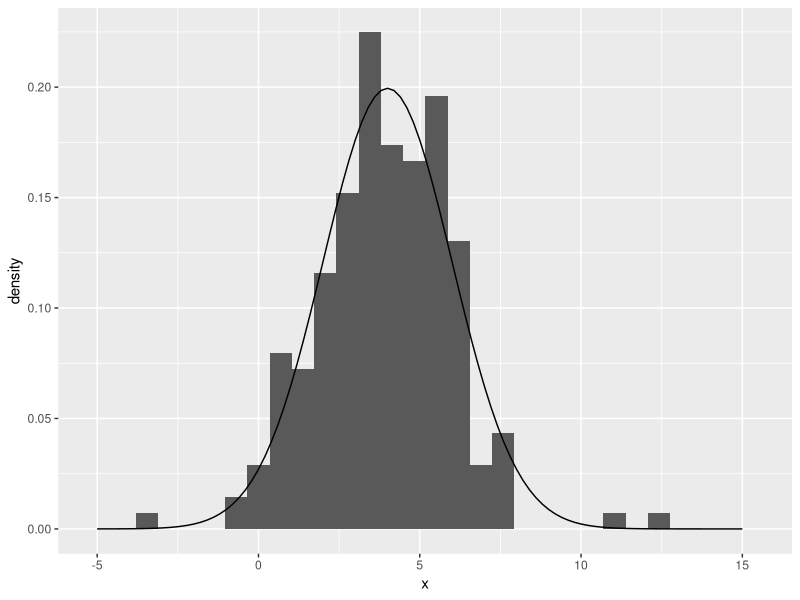

R code for this plot:
## ---- chunk 1
library(ggplot2)
## ---- chunk 2
x <- rnorm(200, 4, 2)
x <- data.frame(x)

p <- ggplot(x, aes(x=x)) + geom_histogram(aes(y=..density..))
## ---- chunk 3
x <- seq(-5, 15, 0.2)
y <- dnorm(x, 4, 2)
d <- data.frame(x = x, y = y)
## ---- chunk 4
p <- p + geom_line(aes(x = x, y = y), data = d)
## ---- chunk 5
print(p)
